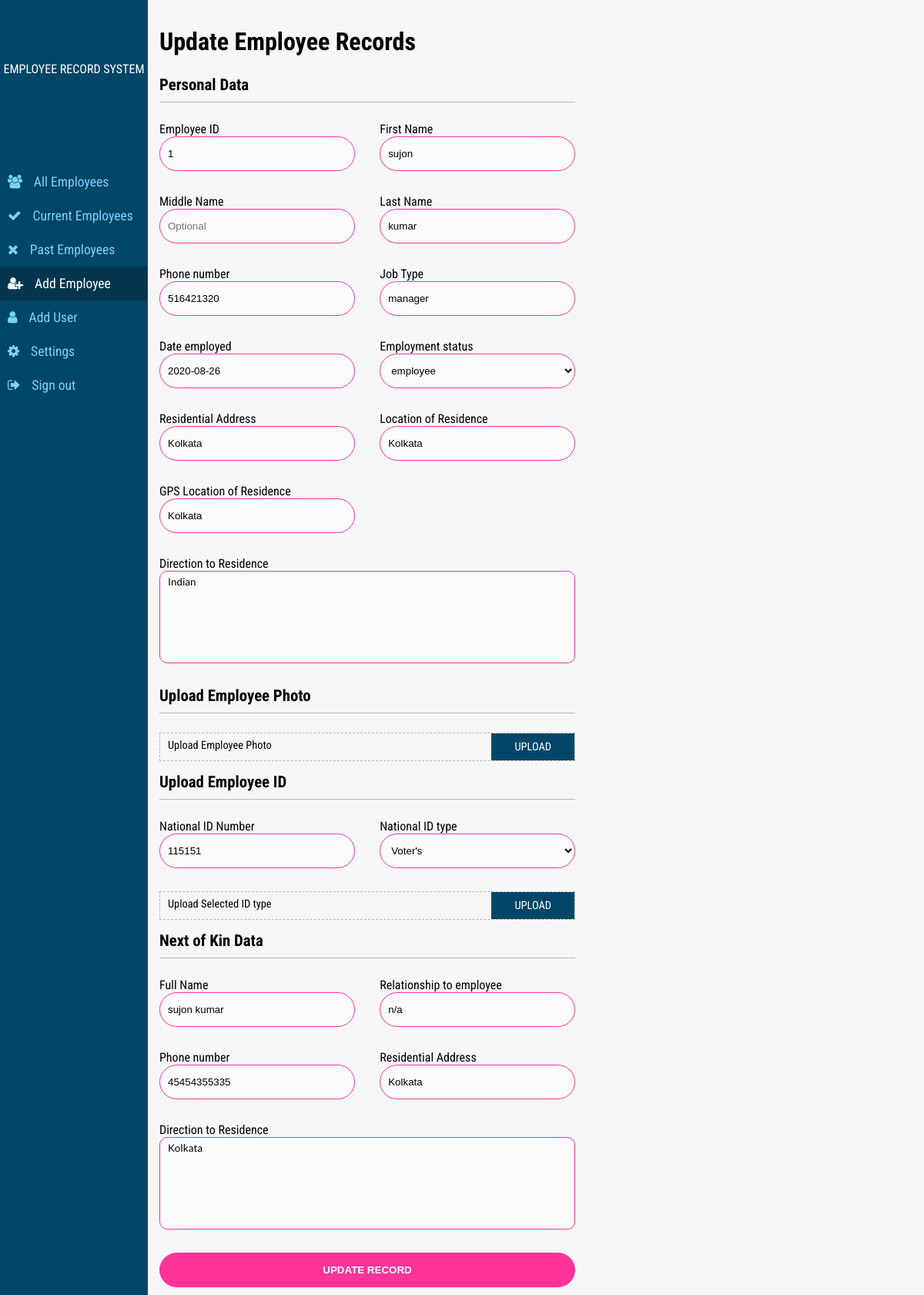
The page /dashboard/edit_employee.php?id=1 (signed in) on the database its author committed.
### tables this page shows
CREATE TABLE `sharp_emp` (
  `id` int(11) NOT NULL,
  `employee_id` text DEFAULT NULL,
  `first_name` text NOT NULL,
  `middle_name` text DEFAULT NULL,
  `last_name` text NOT NULL,
  `phone` int(11) NOT NULL,
  `employee_image` text NOT NULL,
  `id_type` text NOT NULL,
  `id_number` text NOT NULL,
  `id_card_image` text NOT NULL,
  `residence_address` text NOT NULL,
  `residence_location` text NOT NULL,
  `residence_direction` text NOT NULL,
  `residence_gps` text NOT NULL,
  `next_of_kin` text NOT NULL,
  `relationship` text NOT NULL,
  `phone_of_kin` text NOT NULL,
  `kin_residence` text NOT NULL,
  `kin_residence_direction` text NOT NULL,
  `date_employed` date NOT NULL,
  `job_type` text NOT NULL,
  `status` text NOT NULL
);

### dashboard/edit_employee.php (the view, shortened to what this page needs)
<?php
	include("../inc/header.php");
    if(isset($_GET['id'])){
    	$record_id = mysqli_real_escape_string($db_connect, $_GET['id']);
    	$getinfo = mysqli_query($db_connect, "SELECT * FROM sharp_emp WHERE id = '$record_id' ");
        $getinfocount = mysqli_num_rows($getinfo);
        if($getinfocount == 1){
            if($fetch = mysqli_fetch_assoc($getinfo)){
                $employee_id = $fetch['employee_id'];
                $firstname = $fetch['first_name'];
                $middlename = $fetch['middle_name'];
                $lastname = $fetch['last_name'];
                $phone = $fetch['phone'];
                $id_type = $fetch['id_type'];
                $id_number = $fetch['id_number'];
                $residence_address = $fetch['residence_address'];
                $residence_location = $fetch['residence_location'];
                $residence_direction = $fetch['residence_direction'];
                $residence_gps = $fetch['residence_gps'];
                $next_of_kin = $fetch['next_of_kin'];
                $relationship = $fetch['relationship'];
                $phone_of_kin = $fetch['phone_of_kin'];
                $kin_residence = $fetch['kin_residence'];
                $kin_residence_direction = $fetch['kin_residence_direction'];
                $date_employed = $fetch['date_employed'];
                $job_type = $fetch['job_type'];
                $status = $fetch['status'];
            }
        }
    } else {
    	echo "Invalid Approach";
    	exit();
    }
?>
	<section class="side-menu fixed left">
		<div class="top-sec">
			<div class="dash_logo">
			</div>
			<p>Employee Record System</p>
			</div>
		<ul class="nav">
			<li class="nav-item"><a href="../dashboard"><span class="nav-icon"><i class="fa fa-users"></i></span>All Employees</a></li>
			<li class="nav-item"><a href="../dashboard/current_employees.php"><span class="nav-icon"><i class="fa fa-check"></i></span>Current Employees</a></li>
			<li class="nav-item"><a href="../dashboard/past_employees.php"><span class="nav-icon"><i class="fa fa-times"></i></span>Past Employees</a></li>
			<?php if($usertype == "Admin"){ ?>
				<li class="nav-item current"><a href="../dashboard/add_employee.php"><span class="nav-icon"><i class="fa fa-user-plus"></i></span>Add Employee</a></li>
				<li class="nav-item"><a href="../dashboard/add_user.php"><span class="nav-icon"><i class="fa fa-user"></i></span>Add User</a></li>
			<?php		} ?>
			<li class="nav-item"><a href="../dashboard/settings.php"><span class="nav-icon"><i class="fa fa-cog"></i></span>Settings</a></li>
			<li class="nav-item"><a href="../dashboard/logout.php"><span class="nav-icon"><i class="fa fa-sign-out"></i></span>Sign out</a></li>
		</ul>
	</section>
	<section class="contentSection right clearfix">
		<div class="container">
			<div class="wrapper add_employee clearfix">
				<div class="section_title">Update Employee Records</div>
				<form id="editemployee" class="clearfix" method="" action="">
					<div class="section_subtitle">Personal Data</div>
					<div class="input-box input-small left">
						<label for="employee_id">Employee ID</label><br>
						<input type="text" class="inputField emp_id" placeholder="Optional" name="employee_id" value="<?php echo $employee_id ?>">
					</div>
					<div class="input-box input-small right">
						<label for="firstname">First Name</label><br>
						<input type="text" class="inputField firstname" name="firstname" value="<?php echo $firstname ?>">
					</div>
					<div class="input-box input-small left">
						<label for="middlename">Middle Name</label><br>
						<input type="text" class="inputField middlename" placeholder="Optional" name="middlename" value="<?php echo $middlename ?>">
					</div>
					<div class="input-box input-small right">
						<label for="lastname">Last Name</label><br>
						<input type="text" class="inputField lastname" name="lastname" value="<?php echo $lastname ?>">
					</div>
					<div class="input-box input-small left">
						<label for="phone">Phone number</label><br>
						<input type="text" class="inputField phone" name="phone" value="<?php echo $phone ?>">
					</div>
					<div class="input-box input-small right">
						<label for="jobtype">Job Type</label><br>
						<input type="text" class="inputField jobtype" name="jobtype" value="<?php echo $job_type ?>">
					</div>
					<div class="input-box input-small left">
						<label for="dateemployed">Date employed</label><br>
						<input type="text" id="datepicker" class="inputField dateemployed" name="dateemployed" value="<?php echo $date_employed ?>">
					</div>
					<div class="input-box input-small right">
						<label for="empstatus">Employment status</label><br>
						<select class="inputField empstatus" name="empstatus">
							<option value="<?php echo $status ?>"><?php echo $status ?></option>
						</select>
					</div>
					<div class="input-box input-small left">
						<label for="resaddress">Residential Address</label><br>
						<input type="text" class="inputField resaddress" name="resaddress" value="<?php echo $residence_address?>">
					</div>
					<div class="input-box input-small right">
						<label for="reslocation">Location of Residence</label><br>
						<input type="text" class="inputField reslocation" name="reslocation" value="<?php echo $residence_location ?>">
					</div>
					<div class="input-box input-small left">
						<label for="gpsreslocation">GPS Location of Residence</label><br>
						<input type="text" class="inputField gpsreslocation" name="gpsreslocation" value="<?php echo $residence_gps ?>">
					</div>
					<div class="input-box input-textarea right clearfix">
						<label for="resdirection">Direction to Residence</label><br>
						<textarea class="inputField resdirection" name="resdirection"><?php echo $residence_direction ?></textarea>
					</div>
					<div class="section_subtitle left">Upload Employee Photo</div>
					<div class="input-box input-upload-box left">
						<div class="upload-wrapper">
							<div class="upload-box">
								<div class="uploadfile passportPhoto_file">Upload Employee Photo</div>
								<div class="filebtn passport-btn">Upload</div>
							</div>
						</div>
					</div>
					<div class="section_subtitle left">Upload Employee ID</div>
					<div class="input-box input-small left">
						<label for="idnumber">National ID Number</label><br>
						<input type="text" class="inputField idnumber" name="idnumber" value="<?php echo $id_number ?>">
					</div>
					<div class="input-box input-small right">
						<label for="idtype">National ID type</label><br>
						<select class="inputField idtype" name="idtype">
							<option value="<?php echo $id_type ?>"><?php echo $id_type ?></option>
						</select>
					</div>
					<div class="input-box input-upload-box left">
						<div class="upload-wrapper">
							<div class="upload-box">
								<div class="uploadfile nationalID_file">Upload Selected ID type</div>
								<div class="filebtn nationID-btn">Upload</div>
							</div>
						</div>
					</div>
					<div class="section_subtitle left">Next of Kin Data</div>
					<div class="input-box input-small left">
						<label for="fullname">Full Name</label><br>
						<input type="text" class="inputField fullname" name="fullname" value="<?php echo $next_of_kin ?>">
					</div>
					<div class="input-box input-small right">
						<label for="relationship">Relationship to employee</label><br>
						<input type="text" class="inputField relationship" name="relationship" value="<?php echo $relationship ?>">
					</div>
					<div class="input-box input-small left">
						<label for="kinphone">Phone number</label><br>
						<input type="text" class="inputField kinphone" name="kinphone" value="<?php echo $phone_of_kin ?>">
					</div>
					<div class="input-box input-small right">
						<label for="kinresaddress">Residential Address</label><br>
						<input type="text" class="inputField kinresaddress" name="kinresaddress" value="<?php echo $kin_residence ?>">
					</div>
					<div class="input-box input-textarea left clearfix">
						<label for="kinresdirection">Direction to Residence</label><br>
						<textarea class="inputField kinresdirection" name="kinresdirection"><?php echo $kin_residence_direction ?></textarea>
					</div>
					<div class="input-box">
						<button type="submit" class="submitField">Update record</button>
					</div>
				</form>
			</div>
		</div>
	</section>
</body>
</html>

### css/style.css (style rules this page uses)
body { background: #f7f7f7; width: 100%!important; height: 100%!important; font-family: 'Roboto Condensed', sans-serif; -moz-osx-font-smoothing: grayscale; -webkit-font-smoothing: antialiased; }
a, blockquote, body, button, dd, div, dl, dt, form, h1, h2, h3, h4, h5, h6, html, iframe, img, input, li, object, ol, p, pre, select, span, textarea, ul { margin: 0; padding: 0; outline: 0; box-sizing: border-box; }
a { text-decoration: none; color: #292e31; }
.clearfix:after, .clearfix:before, .nav:after { content: ""; display: table; }
.clearfix:after, .nav:after { clear: both; }
.fixed { position: fixed; }
.left { float: left; }
.right { float: right; }
ol, li { list-style: none }
.input-box { width: 100%; height: 79px; margin-bottom: 15px; }
.input-textarea { height: 154px; }
.input-small { width: 47%; }
.inputField { width: 100%; height: 45px; padding: 5px 10px; border-radius: 25px; border: 1px solid #ff339a; background: rgba(255, 255, 255, 0.49); }
.submitField { width: 100%; height: 45px; padding: 5px 10px; border-radius: 25px; border: 1px solid #ff339a; background: #ff339a; color: #fff; font-weight: bold; text-transform: uppercase; cursor: pointer; text-align: center; }
.side-menu { width: 16%; max-width: 256px; height: 100%; background: #024667; }
.dash_logo { width: 80%; height: 70px; margin: 5px auto; overflow: hidden; }
.top-sec p { text-align: center; color: #fff; text-transform: uppercase; }
.nav { width: 100%; height: 100%; margin: 115px 0 0 0; overflow-x: hidden; overflow-y: auto; }
.nav .nav-item a { display: block; padding: 12px 10px; color: #78d3ff; font-size: 1.1em; }
.nav .nav-item.current { background: #03364e; }
.nav .nav-item.current a { color: #fff; }
.nav-icon { display: inline-block; margin-right: 15px; }
.contentSection.right.clearfix { position: fixed; width: 84%; height: 100%; right: 0; overflow-x: hidden; overflow-y: auto ; }
.wrapper { padding: 0 15px; margin: 35px 0 55px 0; }
.section_title { font-size: 2em; font-weight: bold; margin-bottom: 25px; }
.section_subtitle { width: 100%; font-size: 1.3em; font-weight: bold; padding-bottom: 10px; border-bottom: 1px solid #bbbbbb; margin-bottom: 25px; }
.wrapper.add_employee { width: 570px; }
.upload-wrapper { width: 100%; position: relative; border: 1px dashed #bbbbbb; }
.uploadfile { position: absolute; top: 0; width: 80%; height: 34px; padding: 7px 0; z-index: -1; padding-left: 10px; font-size: 0.9em; overflow: hidden; white-space: nowrap; text-overflow: ellipsis; }
.filebtn { width: 20%; padding: 9px 0; background: #024667; position: absolute; top: 0; right: 0; text-align: center; font-size: 0.9em; text-transform: uppercase; color: #fff; cursor: pointer; }
.input-upload-box { height: auto; }
textarea.inputField { height: 120px; border-radius: 10px; font-family: 'Lato', sans-serif; resize: none; }

### rows shown on the page
sharp_emp: employee_id "1", firstname "sujon", lastname "kumar", phone "516421320", jobtype "manager", dateemployed "2020-08-26", empstatus "employee", resaddress "Kolkata", reslocation "Kolkata", gpsreslocation "Kolkata", resdirection "Indian", idnumber "115151", idtype "Voter's", fullname "sujon kumar", relationship "n/a", kinphone "45454355335", kinresaddress "Kolkata", kinresdirection "Kolkata"
